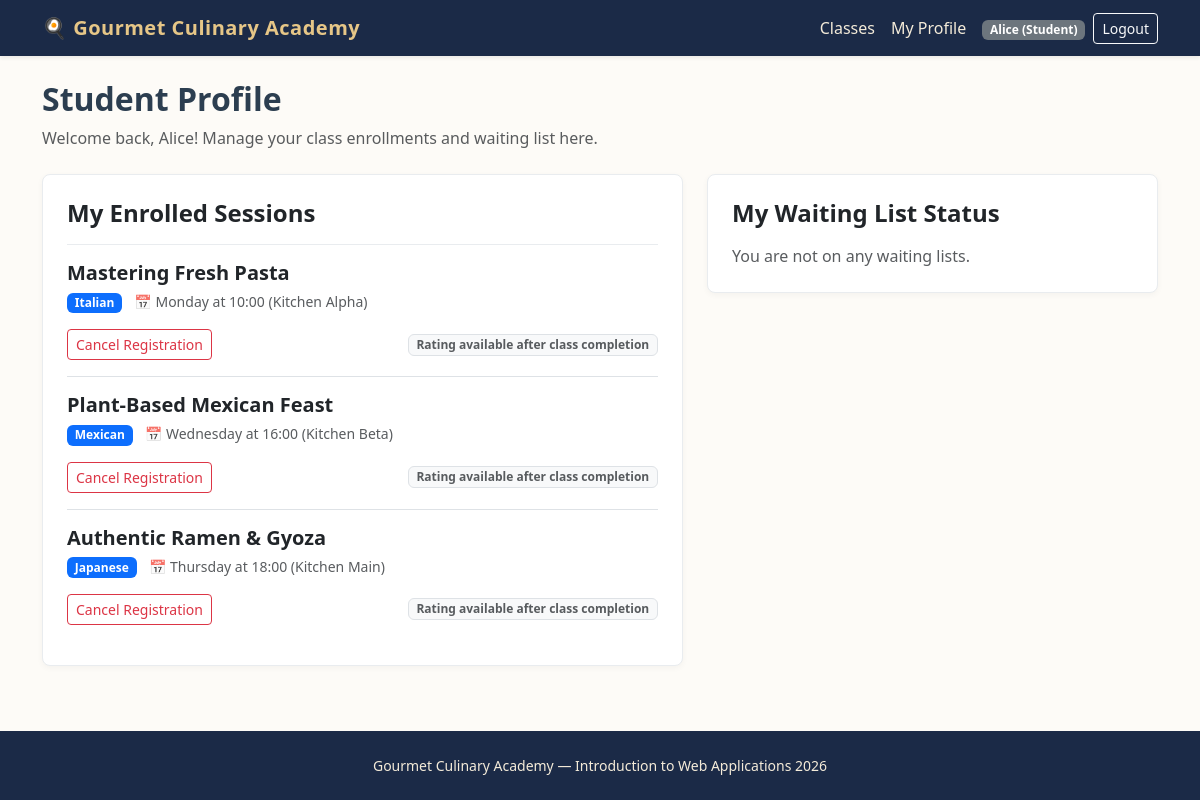
Page /student/profile (signed in) on the earlier database version.
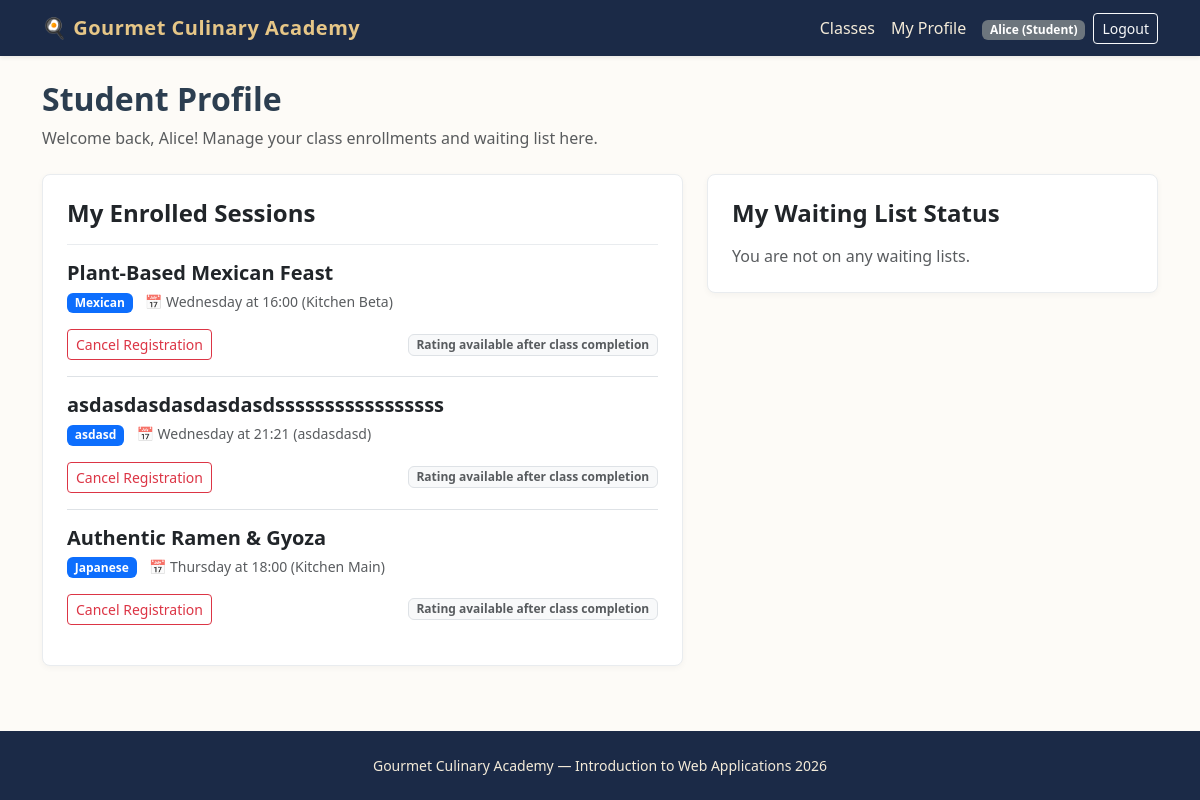
Same page on the later database version.
### tables this page shows
CREATE TABLE enrollments (
    id INTEGER PRIMARY KEY AUTOINCREMENT,
    student_id INTEGER NOT NULL,
    session_id INTEGER NOT NULL,
    FOREIGN KEY (student_id) REFERENCES users(id) ON DELETE CASCADE,
    FOREIGN KEY (session_id) REFERENCES class_sessions(id) ON DELETE CASCADE,
    UNIQUE(student_id, session_id)
);

CREATE TABLE cooking_classes (
    id INTEGER PRIMARY KEY AUTOINCREMENT,
    manager_id INTEGER NOT NULL,
    title TEXT NOT NULL UNIQUE,
    cuisine TEXT NOT NULL,
    difficulty TEXT NOT NULL CHECK(difficulty IN ('Beginner', 'Intermediate', 'Advanced')),
    duration INTEGER NOT NULL,
    dietary_category TEXT NOT NULL CHECK(dietary_category IN ('Standard', 'Vegetarian', 'Vegan', 'Gluten-free')),
    chef_name TEXT NOT NULL,
    ingredients TEXT NOT NULL, -- Virgülle ayrılmış en az 4 malzeme
    description TEXT NOT NULL,
    photo_1 TEXT NOT NULL,
    photo_2 TEXT NOT NULL,
    photo_3 TEXT NOT NULL,
    FOREIGN KEY (manager_id) REFERENCES users(id) ON DELETE CASCADE
);

CREATE TABLE class_sessions (
    id INTEGER PRIMARY KEY AUTOINCREMENT,
    class_id INTEGER NOT NULL,
    day_of_week TEXT NOT NULL CHECK(day_of_week IN ('Monday', 'Tuesday', 'Wednesday', 'Thursday', 'Friday', 'Saturday', 'Sunday')),
    start_time TEXT NOT NULL, -- HH:MM formatında
    kitchen_name TEXT NOT NULL,
    max_capacity INTEGER NOT NULL DEFAULT 10,
    FOREIGN KEY (class_id) REFERENCES cooking_classes(id) ON DELETE CASCADE
);

### routes/student_routes.py (the view)
@student_bp.route("/profile")
@login_required
def profile():
    raw_enrollments = get_student_enrollments(current_user.id)
    waiting_sessions = get_student_waiting_list(current_user.id)
    processed_enrollments = []
    for item in raw_enrollments:
        enroll_data = dict(item)
        day = enroll_data.get("day_of_week")
        time_str = enroll_data.get("start_time")
        enroll_data["is_past"] = is_session_past(day, time_str)
        enroll_data["can_cancel"] = can_cancel_enrollment(day, time_str)
        processed_enrollments.append(enroll_data)
    return render_template(
        "student/profile.html",
        enrollments=processed_enrollments,
        waiting_sessions=waiting_sessions,
    )

### app.py (called while the page is built)
@app.after_request
def add_header(response):
    response.headers["Cache-Control"] = (
        "no-store, no-cache, must-revalidate, post-check=0, pre-check=0, max-age=0"
    )
    response.headers["Pragma"] = "no-cache"
    response.headers["Expires"] = "-1"
    return response

@login_manager.user_loader
def load_user(user_id):
    row = get_user_by_id(user_id)
    if row:
        return User(
            user_id=row["id"],
            email=row["email"],
            first_name=row["first_name"],
            last_name=row["last_name"],
            role=row["role"]
        )
    return None

### dao/user_dao.py (called while the page is built)
def get_user_by_id(user_id):
    conn = get_db()
    cursor = conn.cursor()
    cursor.execute("SELECT * FROM users WHERE id = ?", (user_id,))
    user = cursor.fetchone()
    close_db(conn)
    return user

### database/database.py (called while the page is built)
def get_db():
    conn = sqlite3.connect(DATABASE, timeout=10.0)
    conn.row_factory = sqlite3.Row
    conn.execute("PRAGMA foreign_keys = ON")
    return conn

### routes/student_routes.py (called while the page is built)
@student_bp.before_request
@login_required
def check_student_role():
    if current_user.role != "Student":
        flash("Access denied. Student privileges required.", "danger")
        return redirect(url_for("home.index"))

### templates/student/profile.html (shortened to what the changed rows need)
{% extends "base.html" %}
{% block content %}
<header class="mb-4">
    <h1 class="h2 fw-bold">Student Profile</h1>
</header>
<div class="row g-4">
    <section class="col-lg-7">
        <div class="card card-culinary p-4 mb-4">
            <h2 class="h4 fw-bold mb-3">My Enrolled Sessions</h2>
            {% if enrollments %}
                <div class="list-group list-group-flush">
                    {% for e in enrollments %}
                        <div class="list-group-item bg-transparent px-0 py-3">
                            <div class="d-flex justify-content-between align-items-start mb-2">
                                <div>
                                    <h3 class="h5 fw-bold mb-1">{{ e.class_title }}</h3>
                                    <span class="badge bg-primary">{{ e.cuisine }}</span>
                                    <span class="text-muted small ms-2">📅 {{ e.day_of_week }} at {{ e.start_time }} ({{ e.kitchen_name }})</span>
                                </div>
                            </div>
                            <div class="d-flex justify-content-between align-items-center mt-3 flex-wrap gap-2">
                                <form method="post" action="{{ url_for('student.cancel', session_id=e.session_id) }}">
                                    <button type="submit" class="btn btn-sm btn-outline-danger" onclick="return confirm('Are you sure you want to cancel this enrollment?')">Cancel Registration</button>
                                </form>
                                {% if e.is_past %}
                                    <form method="post" action="{{ url_for('student.rate_session', session_id=e.session_id) }}" class="d-flex align-items-center gap-1">
                                        <select name="score" class="form-select form-select-sm" required>
                                            <option value="" disabled selected>Rate</option>
                                            <option value="5">5 ⭐⭐⭐⭐⭐</option>
                                            <option value="4">4 ⭐⭐⭐⭐</option>
                                            <option value="3">3 ⭐⭐⭐</option>
                                            <option value="2">2 ⭐⭐</option>
                                            <option value="1">1 ⭐</option>
                                        </select>
                                        <button type="submit" class="btn btn-sm btn-warning">Submit</button>
                                    </form>
                                {% else %}
                                    <span class="badge bg-light text-muted border">Rating available after class completion</span>
                                {% endif %}
                            </div>
                        </div>
                    {% endfor %}
                </div>
            {% else %}
                <p class="text-muted mb-0">You are not currently enrolled in any cooking classes.</p>
            {% endif %}
        </div>
    </section>
    <section class="col-lg-5">
        <div class="card card-culinary p-4">
            <h2 class="h4 fw-bold mb-3">My Waiting List Status</h2>
        </div>
    </section>
</div>
{% endblock %}

Differences in the rows shown:
removed enrollments: class_title "Mastering Fresh Pasta", cuisine "Italian", day_of_week "Monday", start_time "10:00", kitchen_name "Kitchen Alpha"
added enrollments: class_title "asdasdasdasdasdasdsssssssssssssssss", cuisine "asdasd", day_of_week "Wednesday", start_time "21:21", kitchen_name "asdasdasd"
